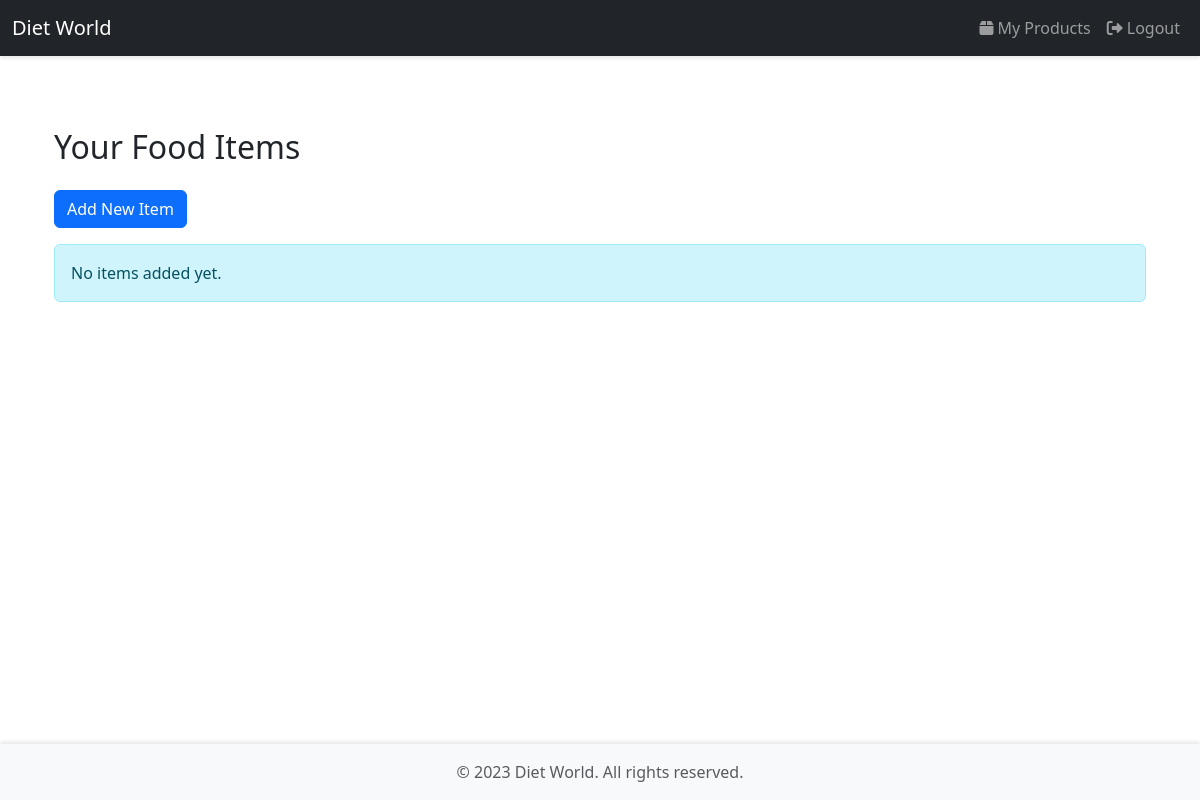
Page /product/list/ (signed in) on the earlier database version.
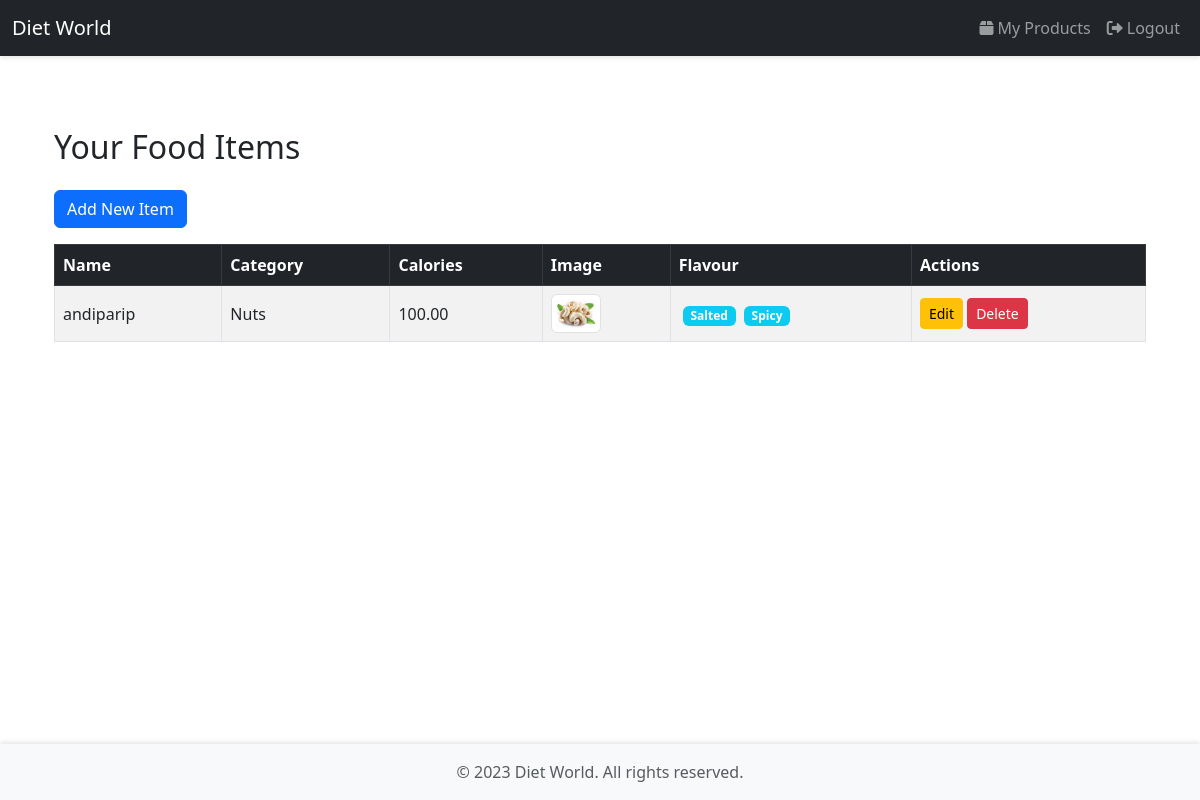
Same page on the later database version.
### product/models.py (models this page shows, shortened)
class FoodItem(models.Model):
    owner = models.ForeignKey(settings.AUTH_USER_MODEL, on_delete=models.CASCADE)
    name = models.CharField(max_length=100)
    image = models.ImageField(upload_to='food_images/')
    price = models.DecimalField(max_digits=6, decimal_places=2)
    calories_per_10g = models.DecimalField(max_digits=5, decimal_places=2)
    category = models.ForeignKey(Category, on_delete=models.SET_NULL, null=True, blank=True)
    species = models.ManyToManyField(Species, blank=True)  # ✅ Allow multiple species

class Category(models.Model):
    name = models.CharField(max_length=50)

class Species(models.Model):
    name = models.CharField(max_length=50)

### product/views.py (the view)
# urls.py: path('list/', list_food_items, name='list_food_items'),
@login_required
def list_food_items(request):
    logger.debug(f"Logged in user: {request.user} (Role: {request.user.role})")
    if request.user.role != 'shop_owner':
        return redirect('dashboard_redirect')
    items = FoodItem.objects.filter(owner=request.user)
    return render(request, 'product/list_food_items.html', {'items': items})

### templates/product/list_food_items.html (shortened to what this page needs)
{% extends 'base.html' %}
{% block content %}
<div class="container mt-5">
    <h2 class="mb-4">Your Food Items</h2>
    <div class="mb-3">
        <a href="{% url 'add_food_item' %}" class="btn btn-primary">Add New Item</a>
    </div>
    {% if items %}
        <div class="table-responsive">
            <table class="table table-bordered table-striped align-middle">
                <thead class="table-dark">
                    <tr>
                        <th scope="col">Name</th>
                        <th scope="col">Category</th>
                        <th scope="col">Calories</th>
                        <th scope="col">Image</th>
                        <th scope="col">Flavour</th>
                        <th scope="col">Actions</th>
                    </tr>
                </thead>
                <tbody>
                    {% for item in items %}
                    <tr>
                        <td>{{ item.name }}</td>
                        <td>{{ item.category.name|default:"-" }}</td>
                        <td>{{ item.calories_per_10g }}</td>
                        <td>
                            {% if item.image %}
                                <img src="{{ item.image.url }}" alt="{{ item.name }}" class="img-thumbnail" width="50" height="50">
                            {% else %}
                                <span class="text-muted">No Image</span>
                            {% endif %}
                        </td>
                        <td>
                            {% if item.species.exists %}
                                {% for species in item.species.all %}
                                    <span class="badge bg-info ms-1">{{ species.name }}</span>
                                {% endfor %}
                            {% else %}
                                <span class="text-muted">No Flavour</span>
                            {% endif %}
                        </td>
                        <td>
                            <a href="{% url 'update_food_item' item.pk %}" class="btn btn-warning btn-sm">Edit</a>
                            <form action="{% url 'delete_food_item' item.pk %}" method="post" class="d-inline">
                                <button type="submit" class="btn btn-danger btn-sm" onclick="return confirm('Are you sure you want to delete this item?')">Delete</button>
                            </form>
                        </td>
                    </tr>
                    {% endfor %}
                </tbody>
            </table>
        </div>
    {% else %}
        <div class="alert alert-info">
            No items added yet.
        </div>
    {% endif %}
</div>
{% endblock %}

Differences in the rows shown:
added FoodItem: name "andiparip", category.name "Nuts", calories_per_10g "100.00", image (picture)
added Species: name "Salted"
added Species: name "Spicy"
Other differences:
text no longer shown: "No items added yet."
text now shown: "Name Category Calories Image Flavour Actions"
